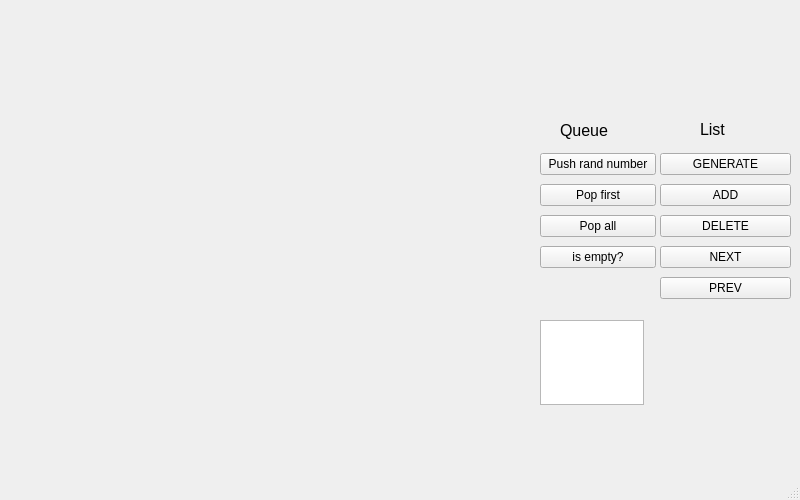
<?xml version="1.0" encoding="UTF-8"?>
<ui version="4.0">
 <class>MainWindow</class>
 <widget class="QMainWindow" name="MainWindow">
  <property name="geometry">
   <rect>
    <x>0</x>
    <y>0</y>
    <width>800</width>
    <height>500</height>
   </rect>
  </property>
  <property name="windowTitle">
   <string>MainWindow</string>
  </property>
  <widget class="QWidget" name="centralwidget">
   <widget class="QLabel" name="label">
    <property name="geometry">
     <rect>
      <x>0</x>
      <y>0</y>
      <width>500</width>
      <height>500</height>
     </rect>
    </property>
    <property name="text">
     <string/>
    </property>
   </widget>
   <widget class="QLabel" name="label_2">
    <property name="geometry">
     <rect>
      <x>700</x>
      <y>120</y>
      <width>41</width>
      <height>20</height>
     </rect>
    </property>
    <property name="text">
     <string>&lt;html&gt;&lt;head/&gt;&lt;body&gt;&lt;p&gt;&lt;span style=&quot; font-size:12pt;&quot;&gt;List&lt;/span&gt;&lt;/p&gt;&lt;/body&gt;&lt;/html&gt;</string>
    </property>
   </widget>
   <widget class="QLabel" name="label_3">
    <property name="geometry">
     <rect>
      <x>560</x>
      <y>120</y>
      <width>61</width>
      <height>21</height>
     </rect>
    </property>
    <property name="text">
     <string>&lt;html&gt;&lt;head/&gt;&lt;body&gt;&lt;p&gt;&lt;span style=&quot; font-size:12pt;&quot;&gt;Queue&lt;/span&gt;&lt;/p&gt;&lt;/body&gt;&lt;/html&gt;</string>
    </property>
   </widget>
   <widget class="QWidget" name="verticalLayoutWidget">
    <property name="geometry">
     <rect>
      <x>660</x>
      <y>150</y>
      <width>131</width>
      <height>155</height>
     </rect>
    </property>
    <layout class="QVBoxLayout" name="verticalLayout">
     <item>
      <widget class="QPushButton" name="pushButton_5">
       <property name="text">
        <string>GENERATE</string>
       </property>
      </widget>
     </item>
     <item>
      <widget class="QPushButton" name="pushButton_4">
       <property name="text">
        <string>ADD</string>
       </property>
      </widget>
     </item>
     <item>
      <widget class="QPushButton" name="pushButton_3">
       <property name="text">
        <string>DELETE</string>
       </property>
      </widget>
     </item>
     <item>
      <widget class="QPushButton" name="pushButton_2">
       <property name="text">
        <string>NEXT</string>
       </property>
      </widget>
     </item>
     <item>
      <widget class="QPushButton" name="pushButton">
       <property name="text">
        <string>PREV</string>
       </property>
      </widget>
     </item>
    </layout>
   </widget>
   <widget class="QWidget" name="verticalLayoutWidget_2">
    <property name="geometry">
     <rect>
      <x>540</x>
      <y>150</y>
      <width>116</width>
      <height>123</height>
     </rect>
    </property>
    <layout class="QVBoxLayout" name="verticalLayout_2">
     <item>
      <widget class="QPushButton" name="pushButton_6">
       <property name="text">
        <string>Push rand number</string>
       </property>
      </widget>
     </item>
     <item>
      <widget class="QPushButton" name="pushButton_7">
       <property name="text">
        <string>Pop first</string>
       </property>
      </widget>
     </item>
     <item>
      <widget class="QPushButton" name="pushButton_9">
       <property name="text">
        <string>Pop all</string>
       </property>
      </widget>
     </item>
     <item>
      <widget class="QPushButton" name="pushButton_8">
       <property name="text">
        <string>is empty?</string>
       </property>
      </widget>
     </item>
    </layout>
   </widget>
   <widget class="QTextEdit" name="textEdit">
    <property name="geometry">
     <rect>
      <x>540</x>
      <y>320</y>
      <width>104</width>
      <height>85</height>
     </rect>
    </property>
   </widget>
  </widget>
  <widget class="QMenuBar" name="menubar">
   <property name="geometry">
    <rect>
     <x>0</x>
     <y>0</y>
     <width>800</width>
     <height>25</height>
    </rect>
   </property>
  </widget>
  <widget class="QStatusBar" name="statusbar"/>
 </widget>
 <resources/>
 <connections/>
</ui>
